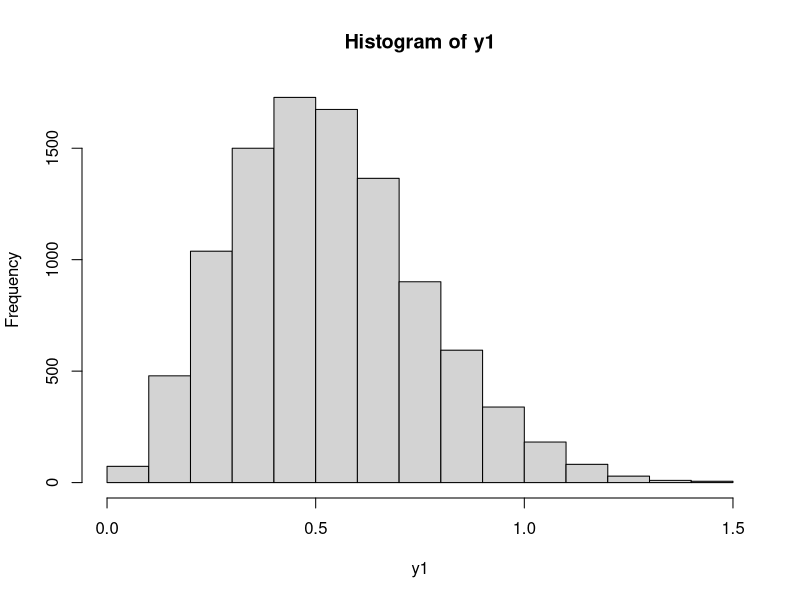
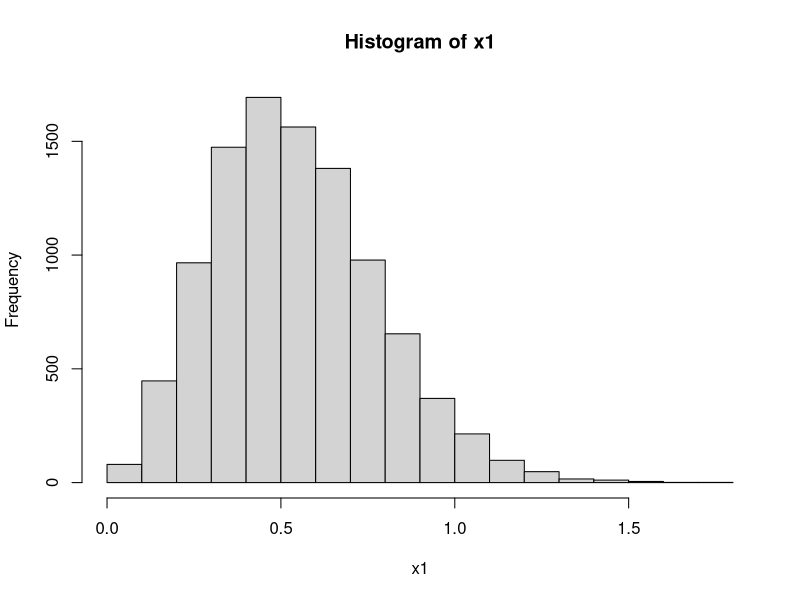
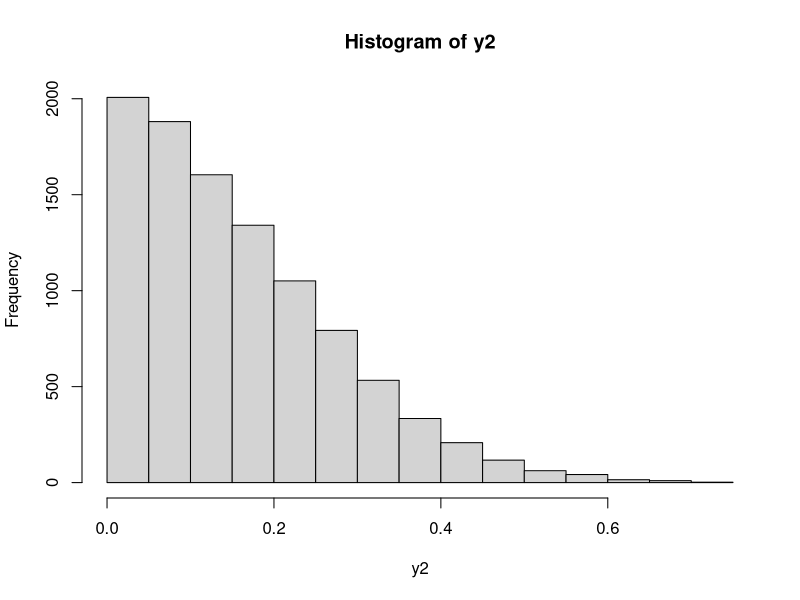
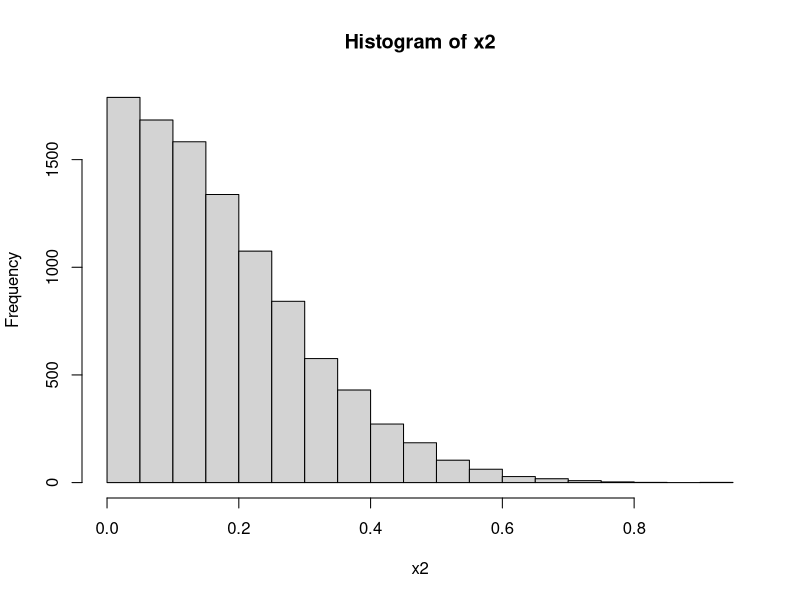
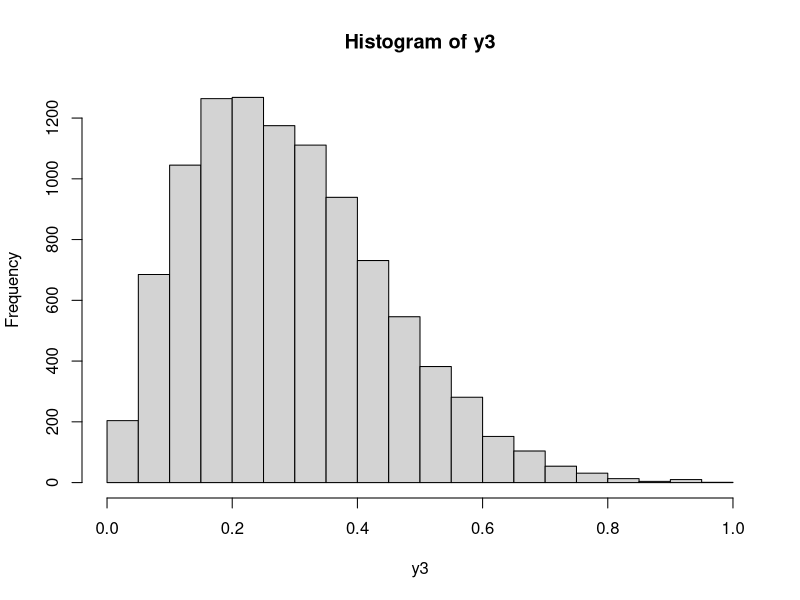
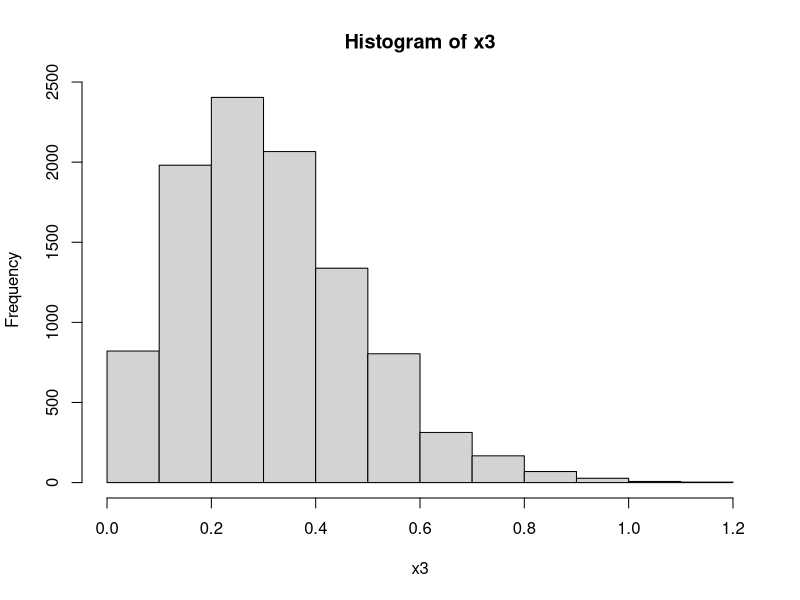
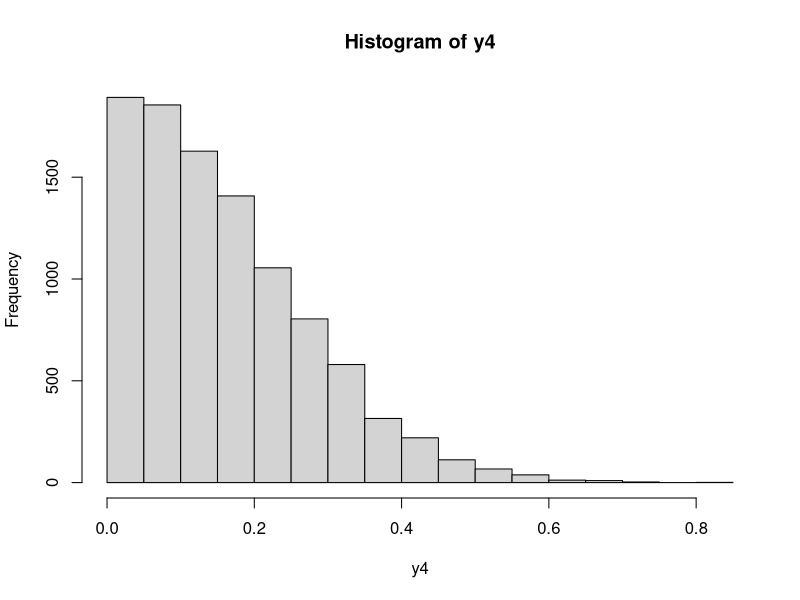
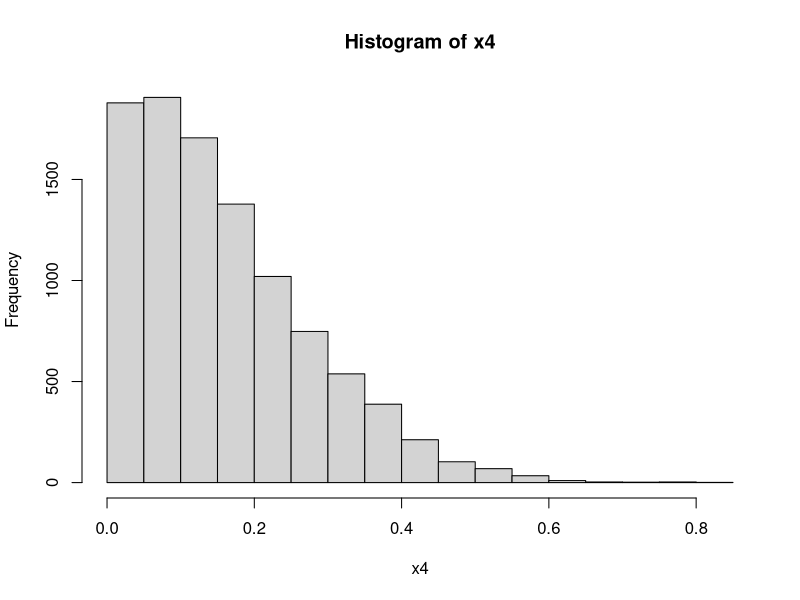

The R source for these figures, in order:
## ---- chunk 1
y1=replicate (10000, {a<-rnorm(60)
level<-rep(1:4, times=15)
b<-tapply(a,level,mean)
b[which.max(b)]-b[which.min(b)]
})
hist(y1)

x1=replicate (10000, {a<-rnorm(60)
level<-c(rep(1, times=10),rep(2, times=20),rep(3, times=15), rep(4, times=15))
b<-tapply(a,level,mean)
b[which.max(b)]-b[which.min(b)]
})
hist(x1)

ks.test(x1, y1)
## ---- chunk 2
y2=replicate (10000, {a<-rnorm(100)
level<-rep(1:2, times=50)
b<-tapply(a,level,mean)
b[which.max(b)]-b[which.min(b)]
})
hist(y2)

x2=replicate (10000, {a<-rnorm(100)
level<-c(rep(1, times=70),rep(2, times=30))
b<-tapply(a,level,mean)
b[which.max(b)]-b[which.min(b)]
})
hist(x2)

ks.test(x2, y2)
## ---- chunk 3

y3=replicate (10000, {a<-rnorm(99)
level<-rep(1:3, times=33)
b<-tapply(a,level,mean)
b[which.max(b)]-b[which.min(b)]
})
hist(y3)

x3=replicate (10000, {a<-rnorm(99)
level<-c(rep(1, times=20),rep(2, times=30),rep(3, times=49))
b<-tapply(a,level,mean)
b[which.max(b)]-b[which.min(b)]
})
hist(x3)

ks.test(x3, y3)
## ---- chunk 4
y4=replicate (10000, {a<-rnorm(100)
level<-rep(1:2, times=50)
b<-tapply(a,level,mean)
b[which.max(b)]-b[which.min(b)]
})
hist(y4)

x4=replicate (10000, {a<-rnorm(100)
level<-c(rep(1, times=55),rep(2, times=45))
b<-tapply(a,level,mean)
b[which.max(b)]-b[which.min(b)]
})
hist(x4)

ks.test(x4, y4)
